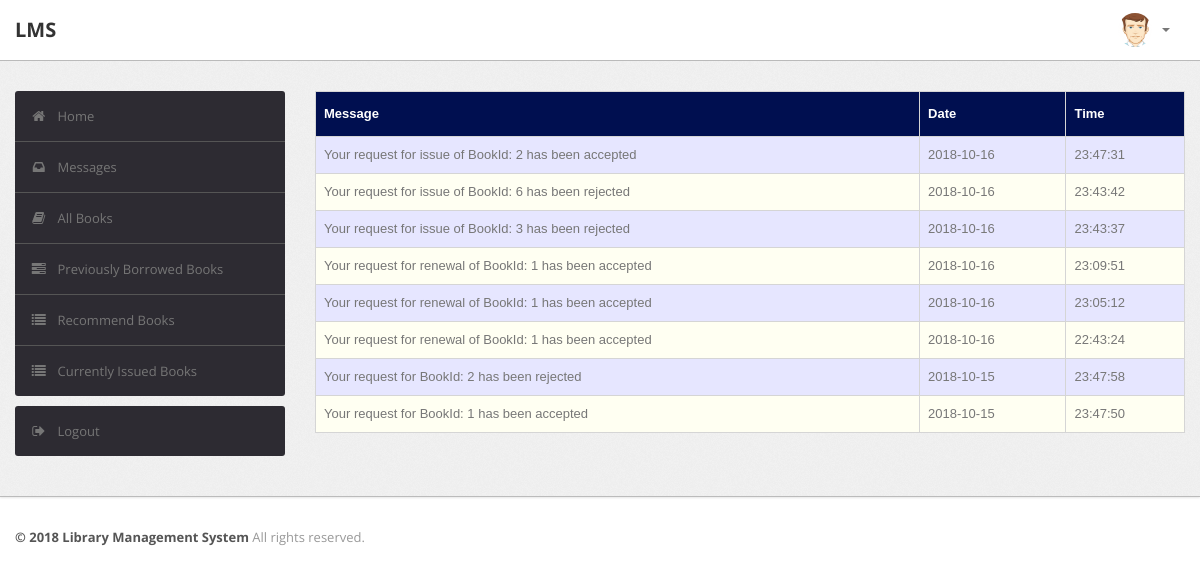
/student/message.php (signed in), run on the app's committed database.
### tables this page shows
CREATE TABLE `message` (
  `M_Id` int(10) NOT NULL AUTO_INCREMENT,
  `RollNo` varchar(50) DEFAULT NULL,
  `Msg` varchar(255) DEFAULT NULL,
  `Date` date DEFAULT NULL,
  `Time` time DEFAULT NULL,
  PRIMARY KEY (`M_Id`),
  KEY `RollNo` (`RollNo`),
  CONSTRAINT `message_ibfk_1` FOREIGN KEY (`RollNo`) REFERENCES `user` (`RollNo`)
);

### student/message.php (the view, shortened to what this page needs)
<?php
require('dbconn.php');
?>
<?php
if ($_SESSION['RollNo']) {
    ?>
<!DOCTYPE html>
<html lang="en">
    <head>
        <link type="text/css" href="bootstrap/css/bootstrap.min.css" rel="stylesheet">
        <link type="text/css" href="bootstrap/css/bootstrap-responsive.min.css" rel="stylesheet">
        <link type="text/css" href="css/theme.css" rel="stylesheet">
        <link type="text/css" href="images/icons/css/font-awesome.css" rel="stylesheet">
    </head>
    <body>
        <div class="navbar navbar-fixed-top">
            <div class="navbar-inner">
                <div class="container">
                        <a class="brand" href="index.php">LMS </a>
                    <div class="nav-collapse collapse navbar-inverse-collapse">
                        <ul class="nav pull-right">
                            <li class="nav-user dropdown"><a href="#" class="dropdown-toggle" data-toggle="dropdown">
                                <img src="images/user.png" class="nav-avatar" />
                                <b class="caret"></b></a>
                            </li>
                        </ul>
                    </div>
                </div>
            </div>
        </div>
        <div class="wrapper">
            <div class="container">
                <div class="row">
                    <div class="span3">
                        <div class="sidebar">
                            <ul class="widget widget-menu unstyled">
                                <li class="active"><a href="index.php"><i class="menu-icon icon-home"></i>Home
                                </a></li>
                                 <li><a href="message.php"><i class="menu-icon icon-inbox"></i>Messages</a>
                                </li>
                                <li><a href="book.php"><i class="menu-icon icon-book"></i>All Books </a></li>
                                <li><a href="history.php"><i class="menu-icon icon-tasks"></i>Previously Borrowed Books </a></li>
                                <li><a href="recommendations.php"><i class="menu-icon icon-list"></i>Recommend Books </a></li>
                                <li><a href="current.php"><i class="menu-icon icon-list"></i>Currently Issued Books </a></li>
                            </ul>
                            <ul class="widget widget-menu unstyled">
                                <li><a href="logout.php"><i class="menu-icon icon-signout"></i>Logout </a></li>
                            </ul>
                        </div>
                    </div>
                    <div class="span9">
                        <table class="table" id = "tables">
                                  <thead>
                                    <tr>
                                      <th>Message</th>
                                      <th>Date</th>
                                      <th>Time</th>
                                    </tr>
                                  </thead>
                                  <tbody>
                                    <?php
                                    $rollno=$_SESSION['RollNo'];
                            $sql="select * from LMS.message where RollNo='$rollno' order by Date DESC,Time DESC";
                            $result=$conn->query($sql);
                            while($row=$result->fetch_assoc())
                            {
                                $msg=$row['Msg'];
                                $date=$row['Date'];
                                $time=$row['Time'];
                            ?>
                                    <tr>
                                      <td><?php echo $msg ?></td>
                                      <td><?php echo $date ?></td>
                                      <td><?php echo $time ?></td>
                                    </tr>
                               <?php } ?>
                               </tbody>
                                </table>
                            </div>
                </div>
            </div>
        </div>
<div class="footer">
            <div class="container">
                <b class="copyright">&copy; 2018 Library Management System </b>All rights reserved.
            </div>
        </div>
    </body>
</html>
<?php }
else {
    echo "<script type='text/javascript'>alert('Access Denied!!!')</script>";
} ?>

### student/css/theme.css (style rules this page uses)
#tables { font-family: "Trebuchet MS", Arial, Helvetica, sans-serif; border-collapse: collapse; width: 100%; }
#tables td, #tables th { border: 1px solid #ddd; padding: 8px; }
#tables tr:nth-child(even) { background-color: #fffff2; }
#tables tr:nth-child(odd) { background-color: #e6e6ff; }
#tables th { padding-top: 12px; padding-bottom: 12px; text-align: left; background-color: #000F50; color: white; }
body { font-size: 13px; font-family: 'Open Sans', Arial, sans-serif; background: #fff; color: #777 }
strong, b { color: #555 }
.wrapper { background: url(../images/bg.png) #eee; border-bottom: 1px solid #bbb; -webkit-box-shadow: 0 1px 2px rgba(0,0,0,0.1); -moz-box-shadow: 0 1px 2px rgba(0,0,0,0.1); box-shadow: 0 1px 2px rgba(0,0,0,0.1); padding: 30px 0 }
.footer { color: #999; padding: 30px 0 60px }
body [class^="icon-"], body [class*=" icon-"] { font-size: 14px; line-height: 20px; height: 20px }
.navbar { position: static!important; margin: 0!important }
.navbar .navbar-inner { background: #fff; border-bottom: 1px solid #bbb; -webkit-box-shadow: 0 1px 2px rgba(0,0,0,0.15); -moz-box-shadow: 0 1px 2px rgba(0,0,0,0.15); box-shadow: 0 1px 2px rgba(0,0,0,0.15) }
.navbar .brand { color: #333; font-weight: bold; font-size: 20px; margin-right: 20px; padding: 20px }
.navbar .nav>li>a { padding: 20px 15px; font-weight: bold; color: #777 }
.nav-user>a { height: 20px }
.nav-avatar { width: 34px; height: 34px; margin: -7px 5px 0 0; -webkit-border-radius: 50%; -moz-border-radius: 50%; border-radius: 50% }
.table { margin-bottom: 0 }
.table th, .table td { border-color: #d5d5d5!important }
.widget-menu { background: #fff; -webkit-border-radius: 3px; -moz-border-radius: 3px; border-radius: 3px; overflow: hidden }
.widget-menu a { color: #555; display: block; line-height: 20px; padding: 15px; text-decoration: none!important }
.widget-menu .menu-icon { margin-right: 10px; color: #767676; -webkit-transition: all .2s ease-in-out; -moz-transition: all .2s ease-in-out; transition: all .2s ease-in-out; }
.widget-menu>li+li { border-top: 1px solid #555 }
.widget-menu>li>a { background-color: #2d2b32; color: #767676; -webkit-transition: all .2s ease-in-out; -moz-transition: all .2s ease-in-out; transition: all .2s ease-in-out; }

### data on the page
message: Msg "Your request for issue of BookId: 2 has been accepted", Date "2018-10-16", Time "23:47:31"
message: Msg "Your request for issue of BookId: 6 has been rejected", Date "2018-10-16", Time "23:43:42"
message: Msg "Your request for issue of BookId: 3 has been rejected", Date "2018-10-16", Time "23:43:37"
message: Msg "Your request for renewal of BookId: 1 has been accepted", Date "2018-10-16", Time "23:09:51"
message: Msg "Your request for renewal of BookId: 1 has been accepted", Date "2018-10-16", Time "23:05:12"
message: Msg "Your request for renewal of BookId: 1 has been accepted", Date "2018-10-16", Time "22:43:24"
message: Msg "Your request for BookId: 2 has been rejected", Date "2018-10-15", Time "23:47:58"
message: Msg "Your request for BookId: 1 has been accepted", Date "2018-10-15", Time "23:47:50"
